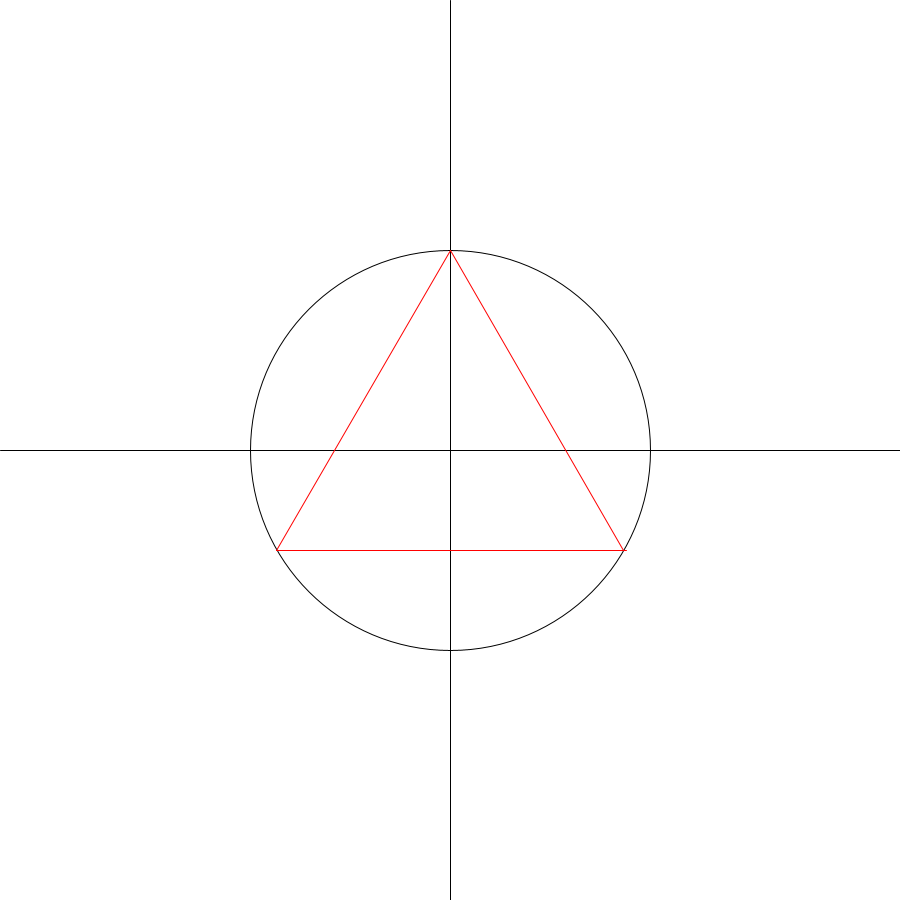
Frame 1 (no input)
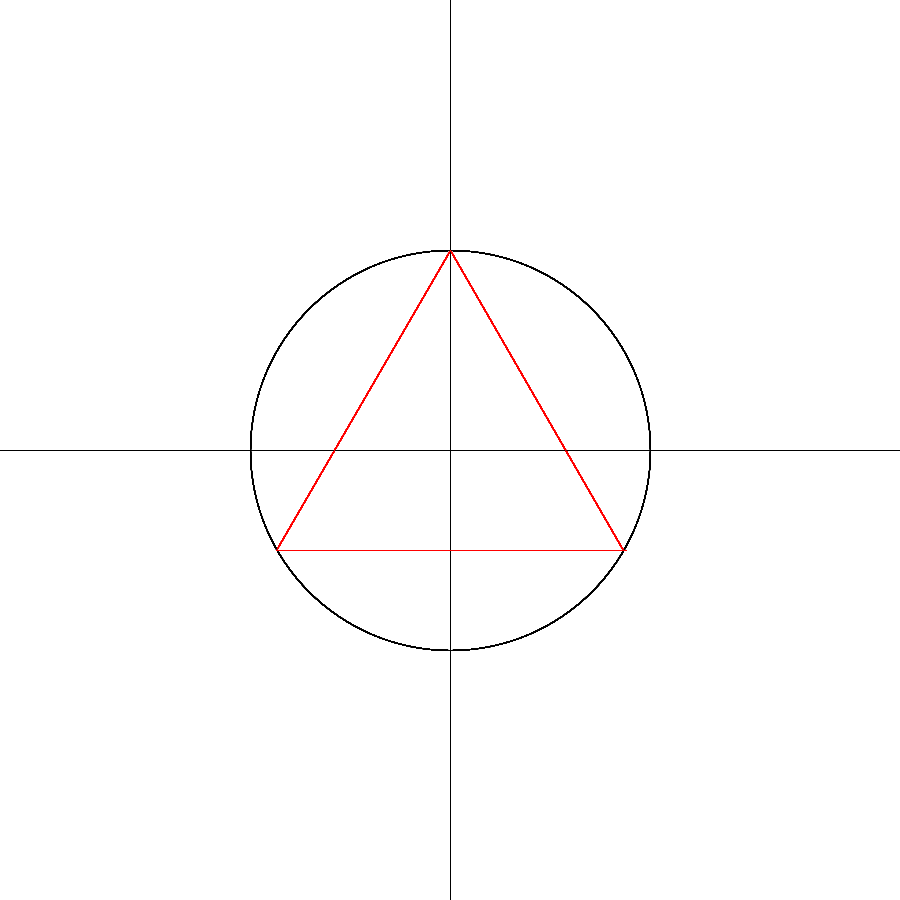
Frame 60 (the mouse pressed at the canvas centre just before this capture)
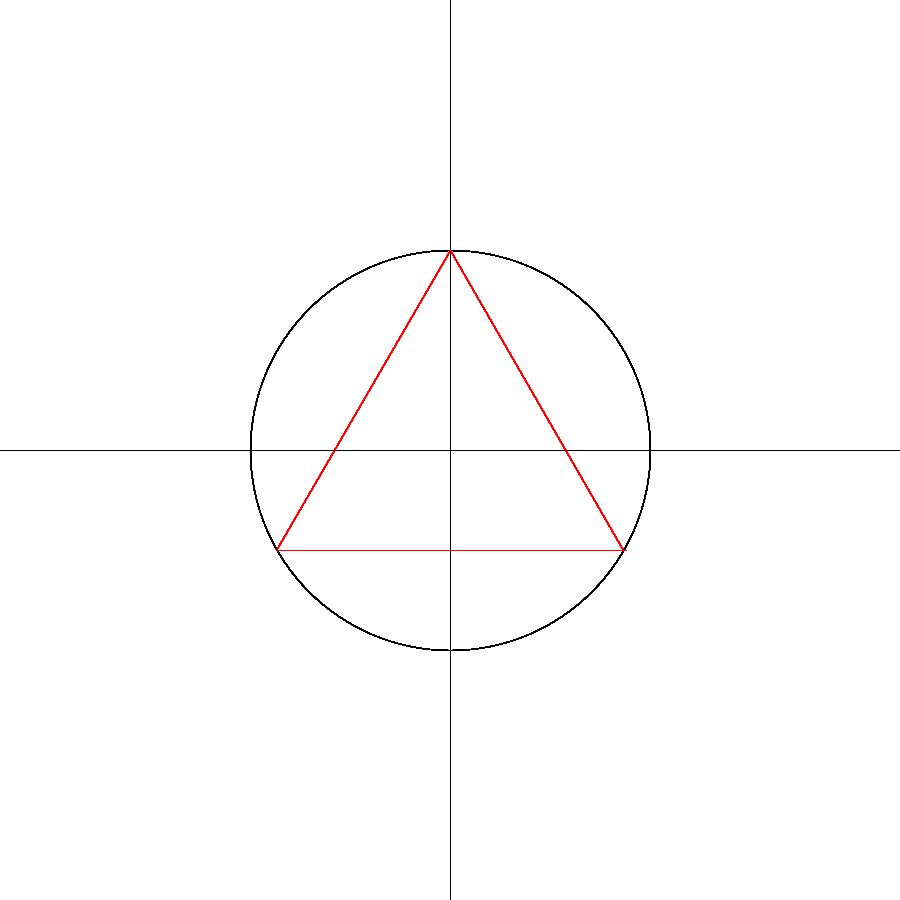
Frame 120 (the mouse held since frame 60 and released just before this capture)

The Processing sketch that drew these frames (run headless with seeded random() and noise(); from frame 60 on, the mouse is pressed at the canvas centre):

// Processing sketch: trigonometric
// ── trigonometric.pde
int r=200;
void setup() {
  size(900, 900);
  background(255);
}
void draw() {
  stroke(0);

  line(450, 900, 450, 0);
  line(900,450 , 0, 450);
  noFill();
  ellipse(450, 450, 400, 400);
  
  translate(width/2, height/2);
  rotate(radians(180));
  stroke(255, 0, 0);
  line(r*cos(210), r*sin(radians(210)), r*cos(radians(330)), r*sin(radians(330)));
  line(r*cos(radians(90)), r*sin(radians(90)), r*cos(radians(330)), r*sin(radians(330)));
  line(r*cos(radians(90)), r*sin(radians(90)), r*cos(radians(210)), r*sin(radians(210)));
}
